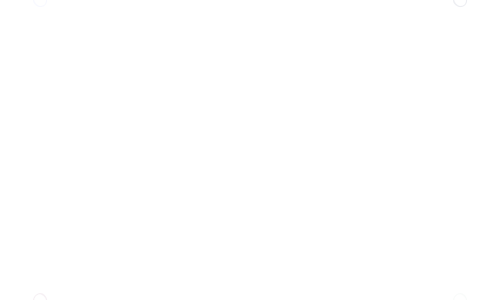
Frame 1 (no input)
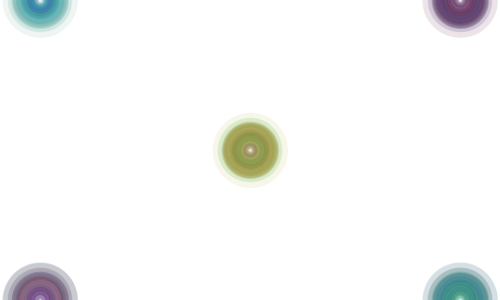
Frame 60 (the mouse pressed at the canvas centre just before this capture)
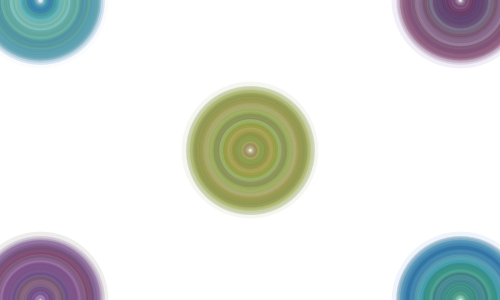
Frame 120 (the mouse held since frame 60 and released just before this capture)

The Processing sketch that drew these frames (run headless with seeded random() and noise(); from frame 60 on, the mouse is pressed at the canvas centre):

// Processing sketch: processing_57768
// ── processing_57768.pde

int posicion=0;

void setup() {
  size(500,300);
  frameRate(50);
  smooth();
  background(255);
  stroke(255);
  noFill();
}

void draw() {
  posicion++;
  strokeWeight(random(20));
   
  stroke(random(0), random(206), random(255),random(30));
  ellipse(40,0,posicion,posicion);
  
  stroke(random(128), random(42), random(160),random(30));
  ellipse(40,300,posicion,posicion);
  
  stroke(random(0), random(206), random(255),random(30));
  ellipse(460,300,posicion,posicion);
  
  stroke(random(128), random(42), random(160),random(30));
  ellipse(460,0,posicion,posicion);
  
  stroke(random(227), random(217), random(27),random(30));
  ellipse(250,150,posicion,posicion);
   
   if (posicion > width) {
     
    posicion = 0;
    
  }
  }
